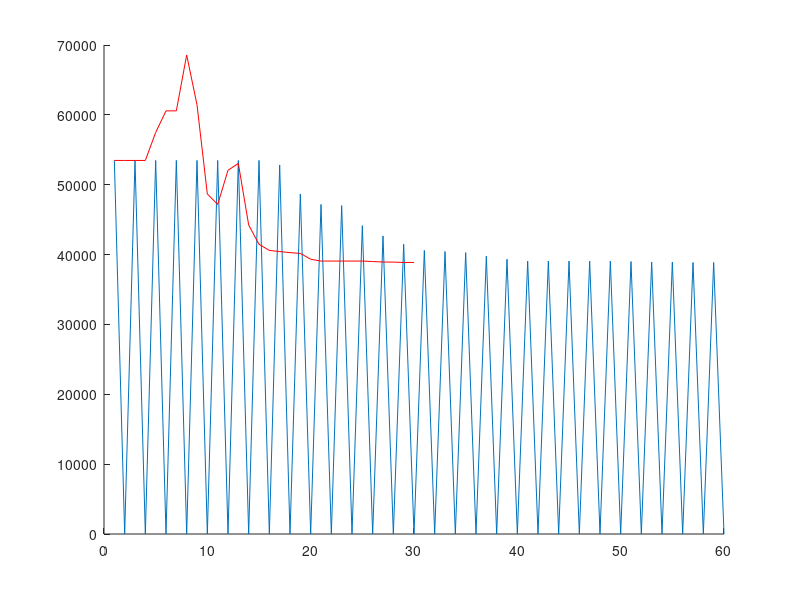

Here is the MATLAB script that generated this plot:
clear all
clc
clf


nSteps = 30;
nJobs = 15;
nMach = 5;

UBD = dlmread('outRestricted.txt',' ',0,2);
pi = dlmread('outPi.txt',' ');
gamma = dlmread('outGamma.txt',' ');

pi = reshape(pi,nSteps,nJobs);
gamma = reshape(gamma, nSteps, nMach);

LBD = zeros(1,nSteps);
for iStep = 1:nSteps
    LBD(iStep) = sum(pi(iStep,:)) + sum(gamma(iStep,:));
end

hold on
plot(UBD)
plot(LBD,'r')
hold off
